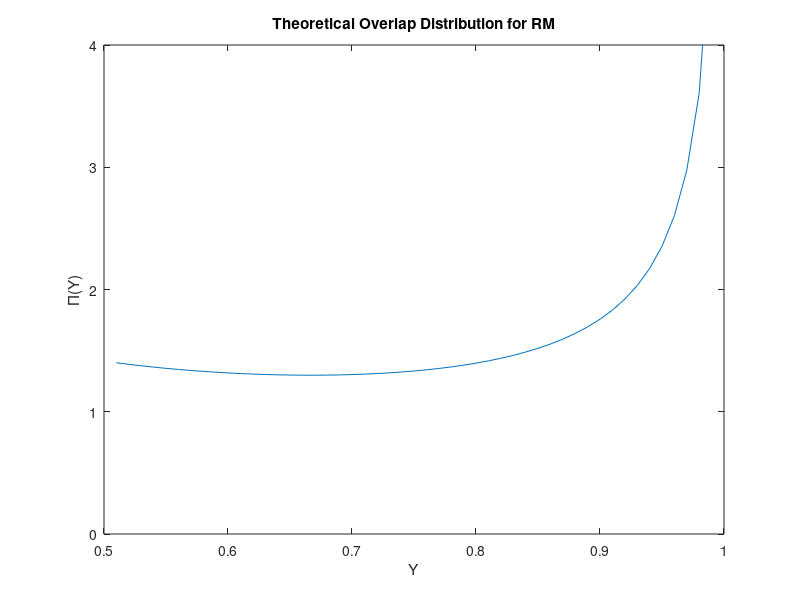
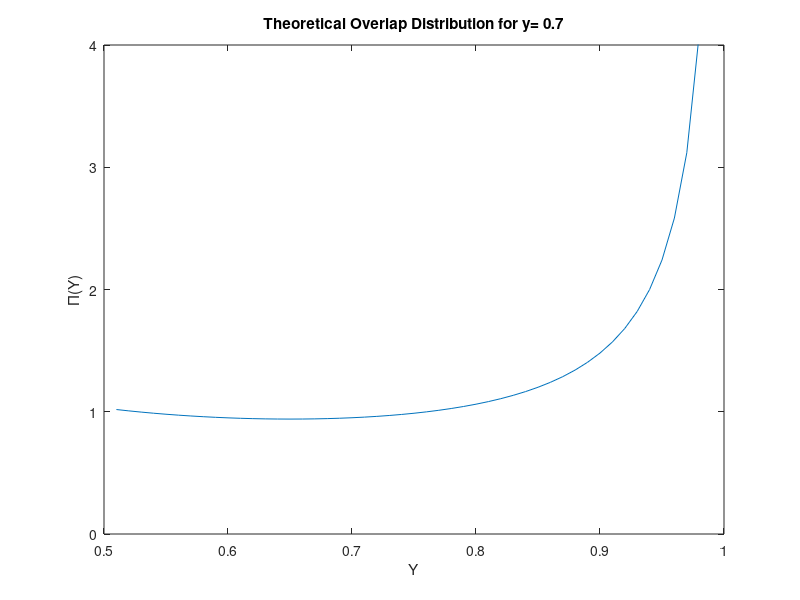
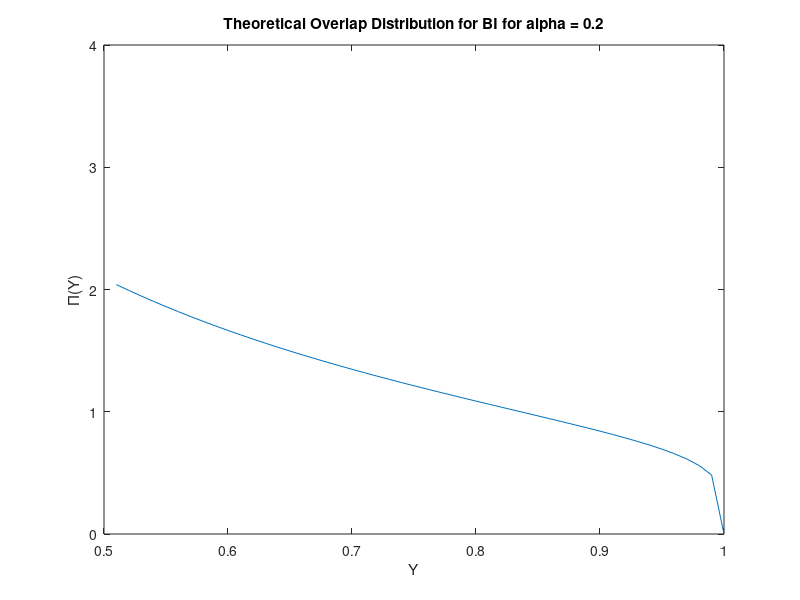

MATLAB code to generate these figures, in order:

%%
% theoretical overlap distributions
% --------------------------------------------------------------------------

% singularity
% random map
w1 = [0.51:0.01:1.00];
P1RMW = 1./(2.*w1) * 1./(1-w1).^(0.5);
w2 = [0.34:0.01:0.49];
P2RMW = (1./((4.*w2).*((1-w2).^(0.5)))) .* (log(1+(1-w2./(1-w2)).^(0.5))-log(1-(1-w2./(1-w2)).^(0.5)));
w = [w2 0.5 w1];
PRMW = [P2RMW nan P1RMW];
figure;
plot(w, PRMW); xlim([0.5 1]); ylim([0 4]);
xlabel('Y'); ylabel('\Pi(Y)'); title(['Theoretical Overlap Distribution for RM']);
% spin glass
y = 0.7;
w1 = [0.51:0.01:1.00];
P1SGW = ((w1.^(y-2)).*(1-w1).^(-y))/(gamma(y)*gamma(1-y));
w2 = [0.34:0.01:0.49];
% complex integral
% P2SGW = 1./(2*w) * 1./(1-w)^(0.5);
P2SGW = nan(size(w2));
w = [w2 0.5 w1];
PSGW = [P2SGW nan P1SGW];
figure;
plot(w, PSGW); xlim([0.5 1]); ylim([0 4]);
xlabel('Y'); ylabel('\Pi(Y)'); title(['Theoretical Overlap Distribution for y= ', num2str(y)]);
% break
alpha = 0.2;
w1 = [0.51:0.01:1.00];
P1BIW = (alpha+1).*((1-w1).^(alpha))./w1;
w2 = [0.34:0.01:0.49];
P2BIW = (1./(w2)) .* log((1-w2)./w2);
w = [w2 0.5 w1];
PBIW = [P2BIW nan P1BIW];
figure;
plot(w, PBIW); xlim([0.5 1]); ylim([0 4]);
xlabel('Y'); ylabel('\Pi(Y)'); title(['Theoretical Overlap Distribution for BI for alpha = ', num2str(alpha)]);
